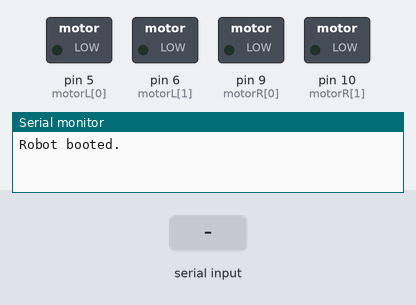
Bench run of a sketch on a simulated Arduino Uno, built with avr-gcc and run on an emulated ATmega328P. On the bench: switched loads named in the sketch (green lamp = pin HIGH), the last lines printed to the serial monitor. The inputs (shaded band) are chosen by the test bench.

Above: at 1.2 s.
1.3 s: "90,45,200\n" received over the second serial link
At 3.0 s:
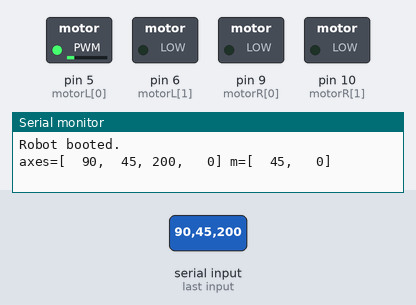
3.8 s: "30,150,10\n" received over the second serial link
At 5.5 s:
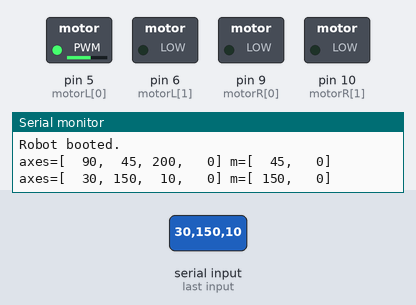
6.3 s: "90,45,200,10\n" received over the second serial link
At 7.4 s:
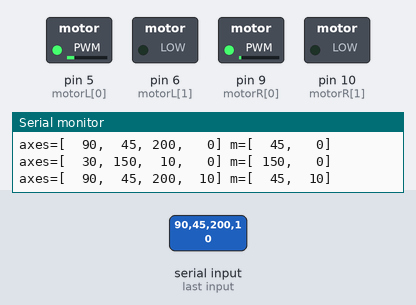
7.8 s: "90,45\n" received over the second serial link
At 9.6 s:
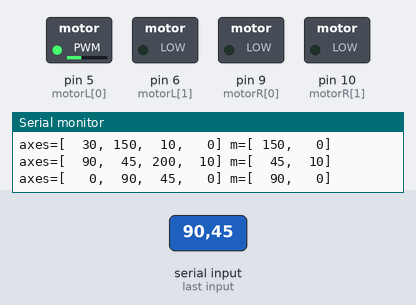
10.3 s: "30,150,10,200\n" received over the second serial link
At 11.5 s:
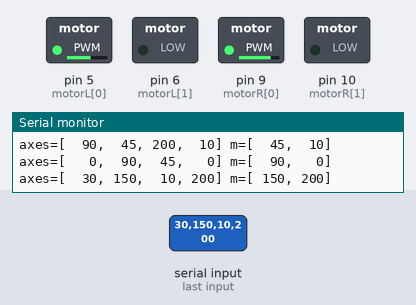
11.8 s: "200\n" received over the second serial link
At 14.6 s:
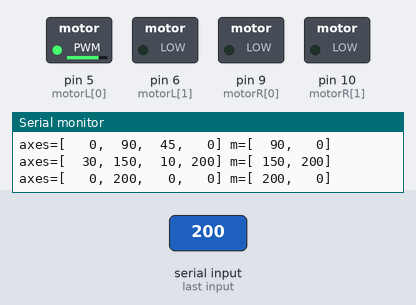
Timing chart, 0 to 15.8 s (numbered marks = the images above; inputs shaded):
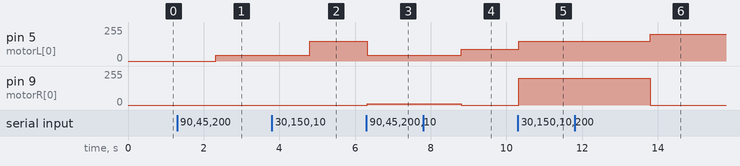

The sketch:

Babybot2016b.ino
```cpp
#include <SoftwareSerial.h>
//#include <AFMotor.h>
//#include <Servo.h>

int noSignal = 0;

SoftwareSerial bluetooth(A0,A1); //RX,TX  note that RX will go to the TX on the bluetooth, and TX will go to the RX on the bluetooth

#define control_serial bluetooth // set to Serial for wired, bluetooth for wireless


/*
AF_DCMotor motorFL(1);
AF_DCMotor motorFR(2);
AF_DCMotor motorBL(3);
AF_DCMotor motorBR(4);
*/

int motorL[] = {5,6};
int motorR[] = {9,10};
//Servo myServo; //only used if you need a servo

void motor_setSpeed(int pin1, int pin2, int speed) {
  if (speed<0) { // backward
    speed = -speed;
    analogWrite(pin1,0);
    analogWrite(pin2,speed);
  } else {
    analogWrite(pin1,speed);
    analogWrite(pin2,0);
  }
}

#define motorL_setSpeed(speed) motor_setSpeed(motorL[0],motorL[1],speed)
#define motorR_setSpeed(speed) motor_setSpeed(motorR[0],motorR[1],speed)

void setup(){
  Serial.begin(9600);
  Serial.println("Robot booted.");
  bluetooth.begin(9600);
  motorL_setSpeed(0);
  motorR_setSpeed(0);

  pinMode(motorL[0],OUTPUT);
  pinMode(motorL[1],OUTPUT);
  pinMode(motorR[0],OUTPUT);
  pinMode(motorR[1],OUTPUT);


  while (0) {
    digitalWrite(5,1);
    digitalWrite(6,0);
  }
  //myServo.attach(9);

}

void loop() {
  while(control_serial.available()>0){
    int ax0 = control_serial.parseFloat();//get our zero axis
    int ax1 = control_serial.parseFloat();//get our one axis
    int ax2 = control_serial.parseFloat();//get our two axis
    int ax3 = control_serial.parseFloat();//get our three axis
    //buttonOne = control_serial.parseInt();//get the first button value, it should be a 1 or a 0
    //buttonTwo = control_serial.parseInt();//get the second button value

    int m1speed = constrain(ax1,-255,255);
    int m2speed = constrain(ax3,-255,255);
    motorL_setSpeed(m1speed);
    motorR_setSpeed(m2speed);

    char buf[80];
    sprintf(buf,"axes=[%4d,%4d,%4d,%4d] m=[%4d,%4d]\n",ax0,ax1,ax2,ax3,m1speed,m2speed);

    Serial.println(buf);
    //bluetooth.println(buf);

  }
  /*Serial.println("NOBLUETOOTH");
  noSignal += 1;
  if (noSignal > 40){
    noSignal = 0;    //if you have over 3 seconds of packet loss, the robot will stop moving.
    motorFL.setSpeed(0);
    motorFR.setSpeed(0);
    motorBL.setSpeed(0);
    motorBR.setSpeed(0);
  }
  delay(40); // delay for 60ms for rough timing on the packet loss shutdown
  */
  delay(40);
}
```

Measured:
- after the input at 1.3 s, pin 5 (motorL[0]): 0/255 → 45/255 after 1.0 s
- after the input at 3.8 s, pin 5 (motorL[0]): 45/255 → 150/255 after 1.0 s
- after the input at 6.3 s, pin 5 (motorL[0]): 150/255 → 45/255 at once; pin 9 (motorR[0]): 0/255 → 10/255 at once
- after the input at 7.8 s, pin 5 (motorL[0]): 45/255 → 90/255 after 1.0 s; pin 9 (motorR[0]): 10/255 → 0/255 after 1.0 s
- after the input at 10.3 s, pin 5 (motorL[0]): 90/255 → 150/255 at once; pin 9 (motorR[0]): 0/255 → 200/255 at once
- after the input at 11.8 s, pin 5 (motorL[0]): 150/255 → 200/255 after 2.0 s; pin 9 (motorR[0]): 200/255 → 0/255 after 2.0 s instead of 2.5 s
